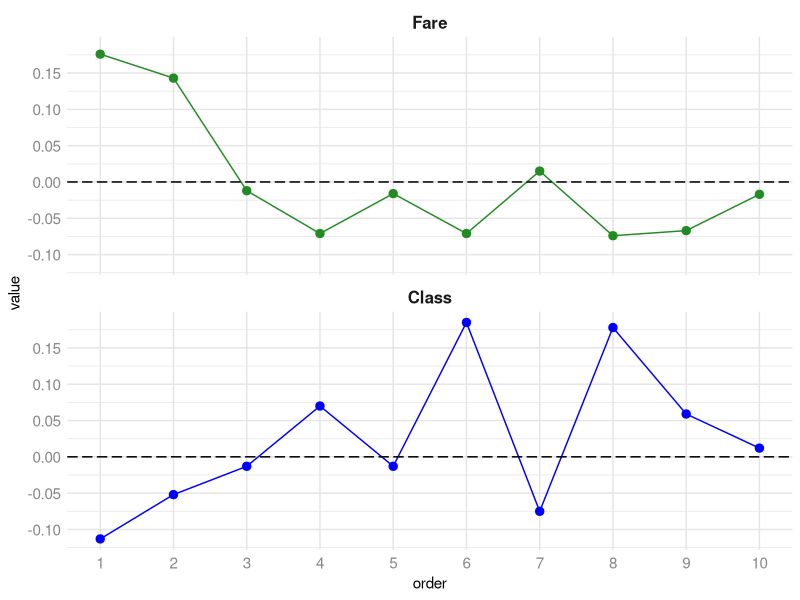

R code for this plot:
## ---- chunk 1
library(ggplot2)
library(data.table)

FocusVars <- c("Fare","Class")

FocusVarsColors <- c("forestgreen", "blue")
names(FocusVarsColors) <- FocusVars

FareClassDt <-
  data.table(order = rep(1:10, 2),
             variable = factor(rep(FocusVars, each = 10),
                               levels = FocusVars),
             value = c(
               # fare
               0.176, 0.143, -0.012, -0.071, -0.016,
               -0.071, 0.015, -0.074, -0.067, -0.017,
               
               # class
               -0.113, -0.052, -0.013, 0.07, -0.013,
               0.185, -0.075, 0.178, 0.059, 0.012
             ) )

ggplot(FareClassDt, aes(order, value, color = variable))+
  geom_line()+
  geom_point(size = 2.5)+
  geom_hline(yintercept = 0,
             linetype = 5)+
  scale_x_continuous(breaks = scales::breaks_width(1))+
  scale_y_continuous(breaks = scales::breaks_width(0.05))+
  scale_color_manual(values = FocusVarsColors) +
  facet_wrap(~ variable, ncol = 1)+
  theme_minimal()+
  theme(strip.text = element_text(face = "bold", size = 12),
        axis.text = element_text(color = "grey53", size = 11),
        panel.grid = element_line(color = "grey90"),
        legend.position = "none",
        panel.grid.minor.x = element_blank())
## ---- chunk 2
FareClassDt[, .(mean_value = mean(value)),
            by = variable] |>
  flextable::flextable()
